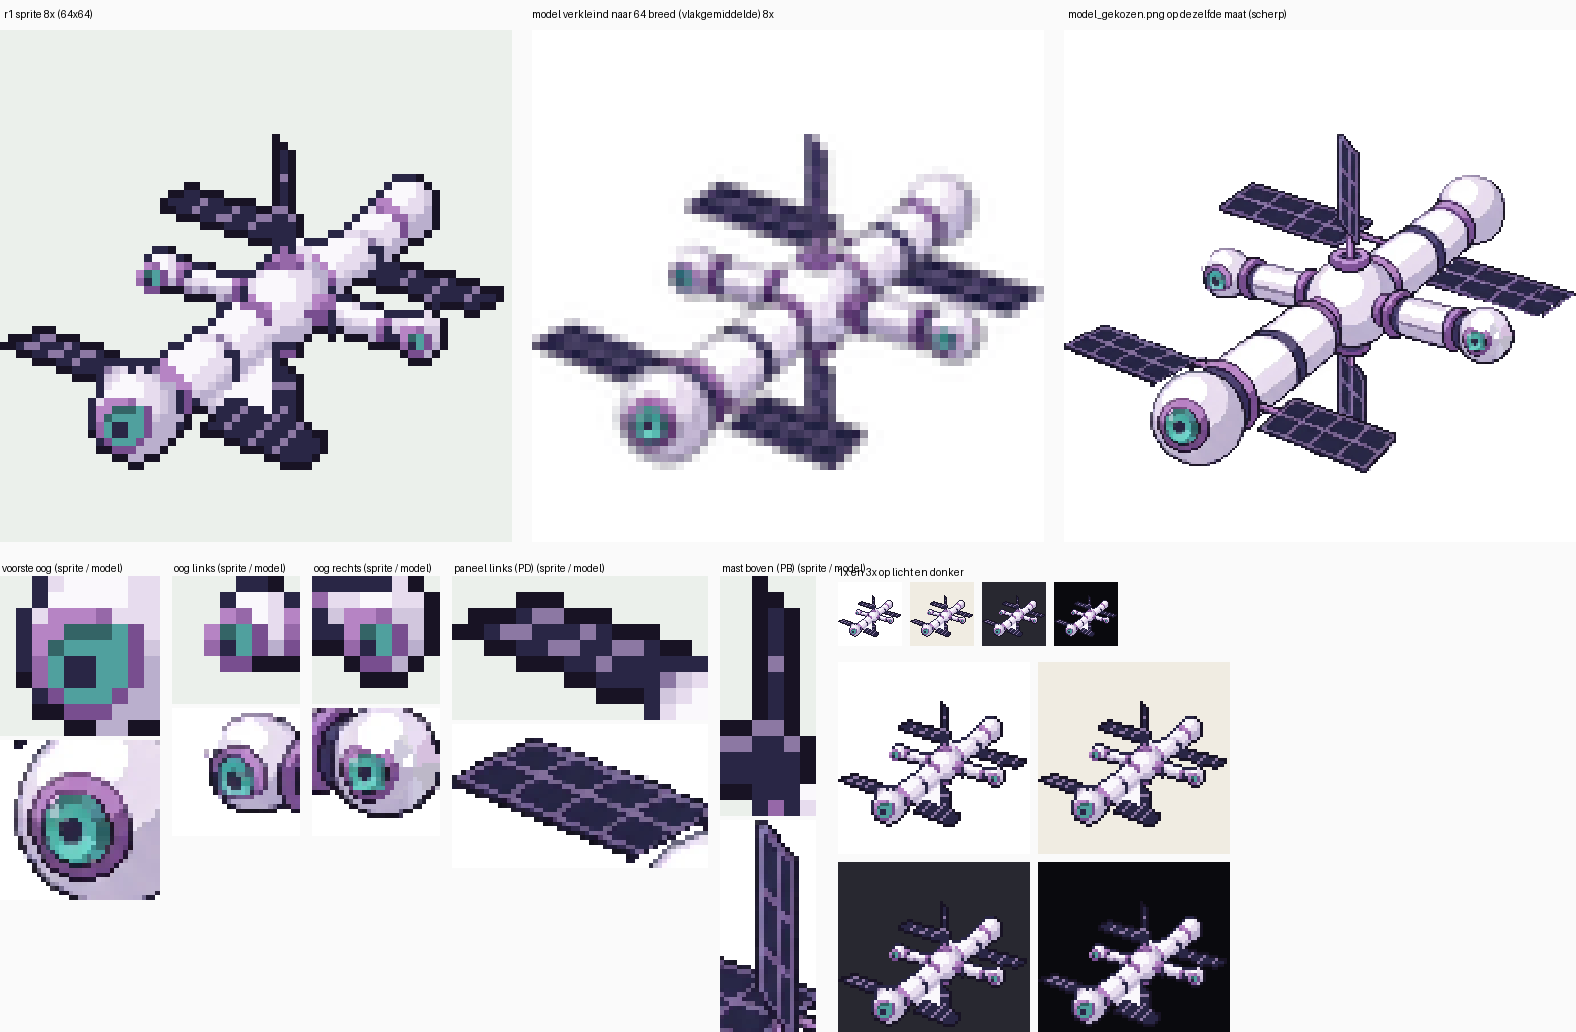

Write the Python code that produced this figure.
from PIL import Image, ImageDraw
import numpy as np
exec(open('bouw.py').read().split("# ---- 1.")[0])
TOP=(64-OH)//2+3
sp=Image.open('sprite.png'); pal=sp.getpalette(); A=np.array(sp)
def rgb(a,bgc):
    r=np.array(pal[:48]).reshape(16,3)[a].astype(np.uint8); r[a==0]=bgc; return Image.fromarray(r)
def grid(img,k,step=8,col=(210,210,210)):
    d=ImageDraw.Draw(img)
    for i in range(0,img.width+1,k*step): d.line([(i,0),(i,img.height)],fill=col)
    for i in range(0,img.height+1,k*step): d.line([(0,i),(img.width,i)],fill=col)
    return img
s8=rgb(A,(235,240,235)).resize((512,512),Image.NEAREST)
m=Image.open(kaal.M).convert('RGB').crop((X0,Y0,X1,Y1))
mh=int(round(m.height/s)); ms=m.resize((64,mh),Image.LANCZOS)
mc=Image.new('RGB',(64,64),(255,255,255)); mc.paste(ms,(0,TOP))
m8=mc.resize((512,512),Image.NEAREST)
# model op 8x met echte modelresolutie (scherp) ter vergelijking
mfull=Image.new('RGB',(512,512),(255,255,255)); mm=m.resize((512,int(m.height*512/m.width)),Image.NEAREST); mfull.paste(mm,(0,int(TOP*8)))
W_=512*3+40; Hh=512+40+300+40+140
vel=Image.new('RGB',(W_,Hh),(250,250,250)); d=ImageDraw.Draw(vel)
vel.paste(s8,(0,30)); vel.paste(m8,(512+20,30)); vel.paste(mfull,(1024+40,30))
d.text((4,8),'r1 sprite 8x (64x64)',fill=(0,0,0)); d.text((532,8),'model verkleind naar 64 breed (vlakgemiddelde) 8x',fill=(0,0,0)); d.text((1068,8),'model_gekozen.png op dezelfde maat (scherp)',fill=(0,0,0))
y0=30+512+20
# close-ups 16x: ogen en panelen, sprite boven model
def crop16(x0,y0_,w,h,img_sprite=True):
    if img_sprite: im=rgb(A,(235,240,235)).crop((x0,y0_+TOP,x0+w,y0_+TOP+h))
    else: im=m.crop((int(x0*s),int(y0_*s),int((x0+w)*s),int((y0_+h)*s))).resize((w,h),Image.LANCZOS)
    return im.resize((w*16,h*16),Image.NEAREST)
def crop16m(x0,y0_,w,h):
    im=m.crop((int(round(x0*s)),int(round(y0_*s)),int(round((x0+w)*s)),int(round((y0_+h)*s))))
    return im.resize((w*16,h*16),Image.NEAREST)
cx=0
for name,(x0,yy0,w,h) in {'voorste oog':(10,31,10,10),'oog links':(15,14,8,8),'oog rechts':(48,22,8,8),'paneel links (PD)':(0,23,16,9),'mast boven (PB)':(32,0,6,15)}.items():
    a1=crop16(x0,yy0,w,h); a2=crop16m(x0,yy0,w,h)
    if cx+a1.width>W_: break
    vel.paste(a1,(cx,y0+14)); vel.paste(a2,(cx,y0+14+a1.height+4)); d.text((cx+2,y0),name+' (sprite / model)',fill=(0,0,0))
    cx+=a1.width+12
y1=y0+14+2*16*15+20
for i,bgc in enumerate(((255,255,255),(240,236,226),(40,40,48),(10,10,14))):
    vel.paste(rgb(A,bgc),(cx+10+i*72,y0+20))
    vel.paste(rgb(A,bgc).resize((192,192),Image.NEAREST),(cx+10+i*200 if False else cx+10+ (i%2)*200, y0+100+(i//2)*200))
d.text((cx+10,y0+4),'1x en 3x op licht en donker',fill=(0,0,0))
vel.save('vel.png')
print(vel.size)
